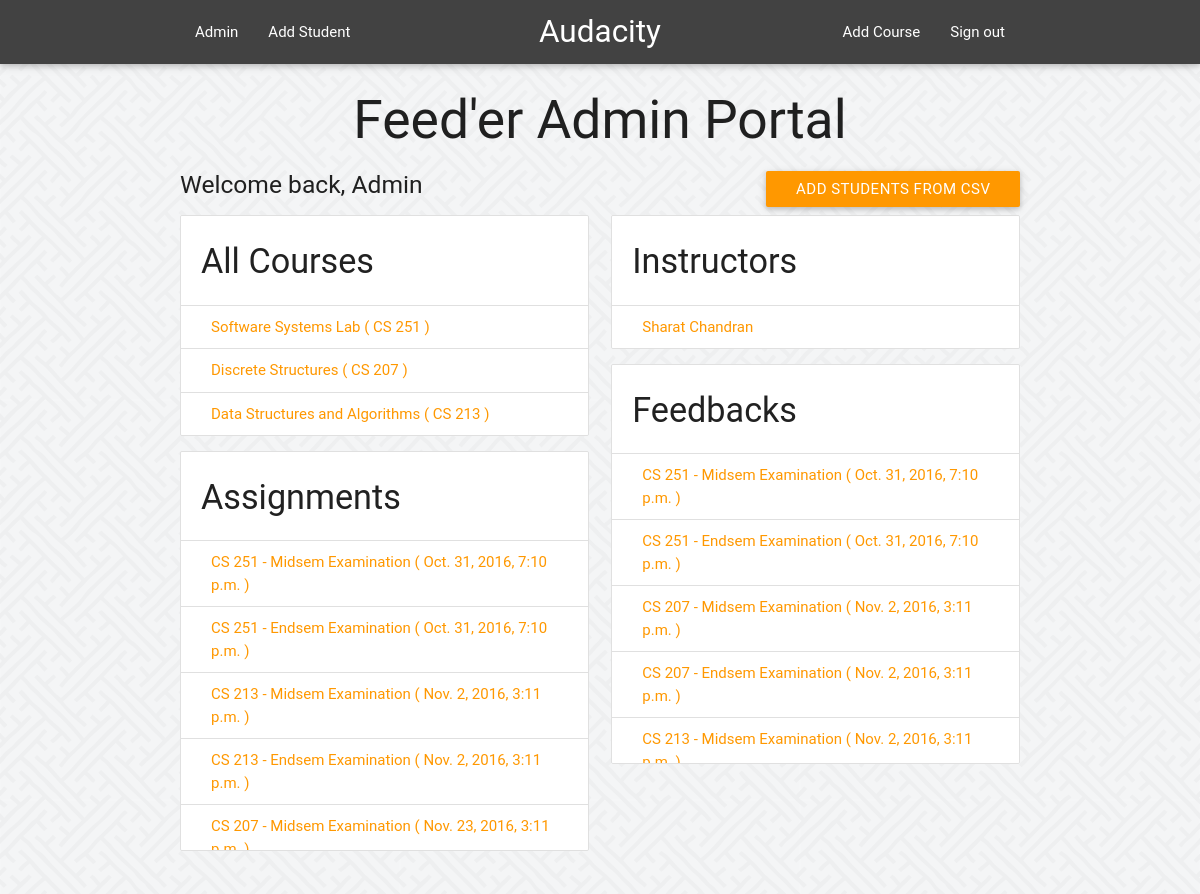
/admins/index/ (signed in), run on an earlier commit of the app's database.
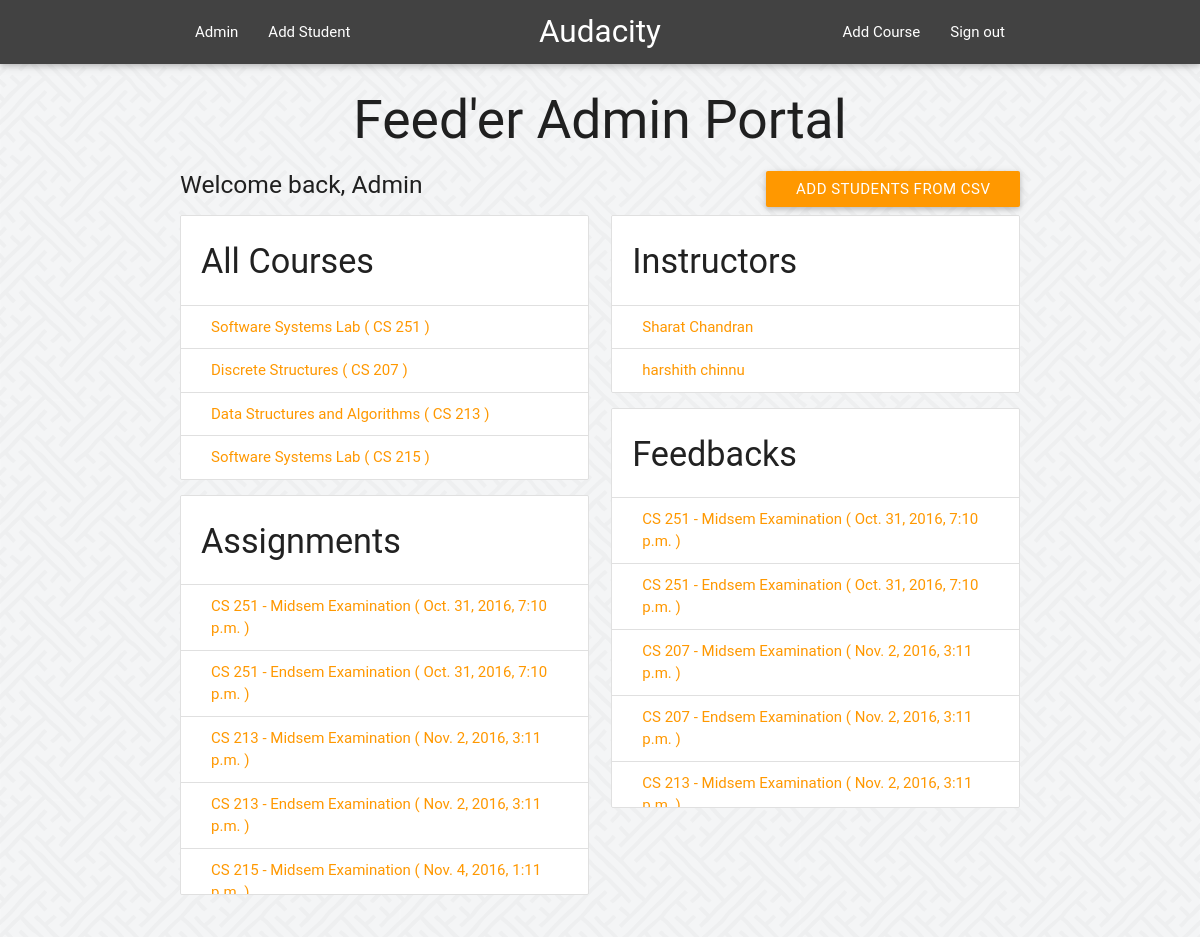
And on a later commit of the database.
### feeder/models.py (models this page shows, shortened)
class Course(models.Model):
	SPRING = 'SP'
	AUTUMN = 'AU'
	SUMMER = 'SU'
	SEMESTERS = (
		(SPRING, 'Spring'),
		(AUTUMN, 'Autumn'),
		(SUMMER, 'Summer'),
		)
	course_code = models.CharField(max_length=6, unique=True)
	course_name = models.CharField(max_length=40, blank=False)
	semester = models.CharField(
		max_length=2,
		choices=SEMESTERS,
		)

class Assignment(models.Model):
	assignment_name = models.CharField(max_length=50, verbose_name = "Exam/Assignment")
	description = models.CharField(max_length=300, blank = True)
	pub_date = models.DateTimeField('date published')
	deadline = models.DateTimeField('deadline',null=False)
	course = models.ForeignKey(Course, on_delete=models.CASCADE)
	def __str__(self):
		return self.assignment_name

class Instructor(models.Model):
	course = models.ManyToManyField(Course, blank = True, default=1)
	user = models.OneToOneField(User, on_delete=models.CASCADE)

class Feedback(models.Model):
	fb_name = models.CharField(max_length=100, verbose_name='Feedback Name')
	pub_date = models.DateTimeField('date published')
	deadline = models.DateTimeField('deadline',null=False, blank=False)
	course = models.ForeignKey(Course, on_delete=models.CASCADE)
	class Meta:
		verbose_name = "Feedback"
		verbose_name_plural = "Feedbacks"
	def __str__(self):
		return self.fb_name

### admins/views.py (the view)
@permission_required('is_superuser', login_url='/admins/login/')
def IndexView(request):
	return render(request, "admins/index.html", {
		'user' : request.user,
		'instructors': Instructor.objects.all(),
		'courses' : Course.objects.all(),
		'assignments' : Assignment.objects.order_by('deadline'),
		'feedbacks' : Feedback.objects.order_by('deadline'),
	})

### feeder/templates/admins/index.html (shortened to what this page needs)
{% extends "admins/base_site.html" %}
{% load static %}
{% block content %}
<h2 style="text-align:center" > Feed'er Admin Portal </h1> <a href="{% url 'admins:addstudents' %}" class="btn hoverable waves-effect waves-light orange right">Add Students from CSV</a>
<h5> Welcome back, {{ user.get_full_name }} </h5>
	    <div class="row">
		    <div class="col s6" >
				<ul class="collection with-header" style="max-height: 400px; overflow: auto;">
			        <li class="collection-header"><h4>All Courses</h4></li>
			        {% for course in courses %}
			        	<a class="collection-item orange-text" href="{% url 'admins:course' course.id %}">{{ course.course_name }} ( {{ course.course_code }} )</a>
			        {% endfor %}
			    </ul>
		    	<ul class="collection with-header" style="max-height: 400px; overflow: auto;">
		            <li class="collection-header"><h4>Assignments</h4></li>
		            {% for assignment in assignments %}
		            	<a class="collection-item orange-text" href="#">{{ assignment.course.course_code }} - {{ assignment }} ( {{ assignment.deadline }} )</a>
		            {% endfor %}
		        </ul>
			</div>
			<div class="col s6">
				<ul class="collection with-header" style="max-height: 400px; overflow: auto;">
			        <li class="collection-header"><h4>Instructors</h4></li>
			        {% for instructor in instructors %}
			        	<a class="collection-item orange-text" href="{% url 'admins:instructor' instructor.id %}">{{ instructor.user.get_full_name }} </a>
			        {% endfor %}
			    </ul>
			    <ul class="collection with-header" style="max-height: 400px; overflow: auto;">
		            <li class="collection-header"><h4>Feedbacks</h4></li>
		            {% for feedback in feedbacks %}
		            	<a class="collection-item orange-text" href="#">{{ feedback.course.course_code }} - {{ feedback }} ( {{ feedback.deadline }} )</a>
		            {% endfor %}
		        </ul>
			</div>
		</div>
{% endblock %}
{% block navbar %}
    <li><a href="{% url 'admins:addcourse' %}">Add Course</a></li>
    <li><a href="{% url 'admins:logout' %}">Sign out</a></li>
{% endblock %}

What changed in the data, as far as the page shows it:
no longer on this page (row unchanged): Assignment: course.course_code "CS 207", assignment_name "Midsem Examination", deadline "Nov. 23, 2016, 3:11…"
added Course: course_name "Software Systems Lab", course_code "CS 215"
added Assignment: course.course_code "CS 215", assignment_name "Midsem Examination", deadline "Nov. 4, 2016, 1:11…"
added Instructor: user.get_full_name "harshith chinnu"
